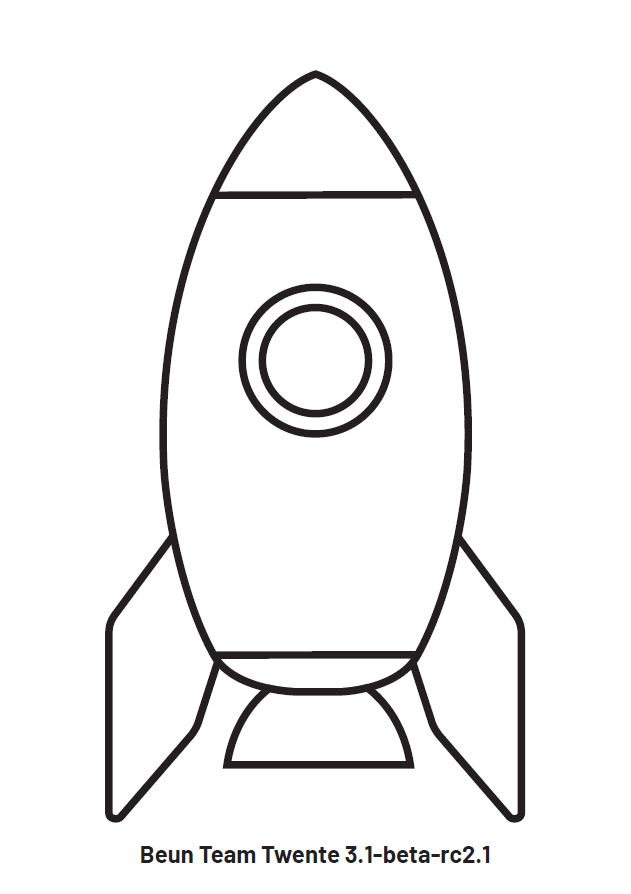
#> input picture modules/computer_vision/pics/rocket.jpg, 631 x 894 px
$ python test.py
#> lines starting #> are read from the running program, lines starting #| are printed output that depends on the picture; after the words box and inside, x2 and y2 are one past the last pixel; in counts of white or black regions, pixels touching at a corner belong together
import cv2
import numpy as np
from matplotlib import pyplot as plt

img = cv2.imread('pics/rocket.jpg', 0)
#> img: shape (894, 631); min 0, max 255, mean 241.9
kernel_size = 15
gray = cv2.GaussianBlur(img,(kernel_size, kernel_size),0)
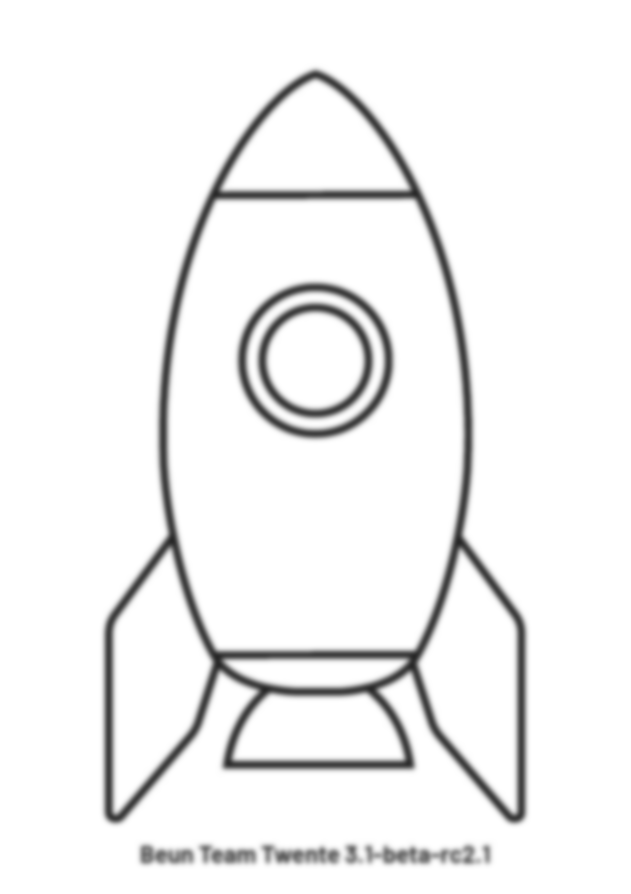
#> gray: shape (894, 631); min 38, max 255, mean 241.9

low_threshold = 100
high_threshold = 150
edges = cv2.Canny(gray, low_threshold, high_threshold)
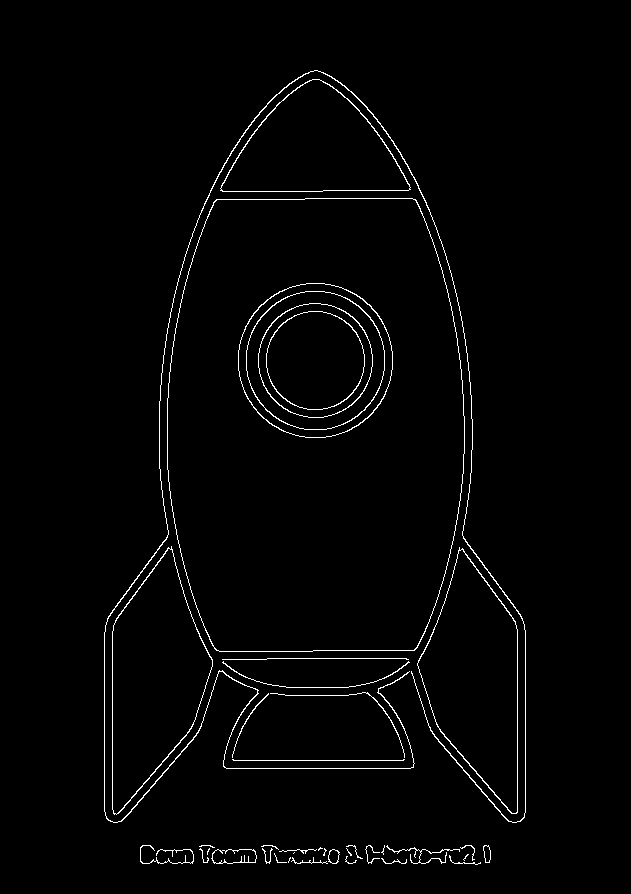
#> edges: shape (894, 631); 1.8% white in thin lines or dots, all inside (x1, y1, x2, y2) = (104, 70, 526, 865)

dst = cv2.cornerHarris(gray,2,3,0.04)
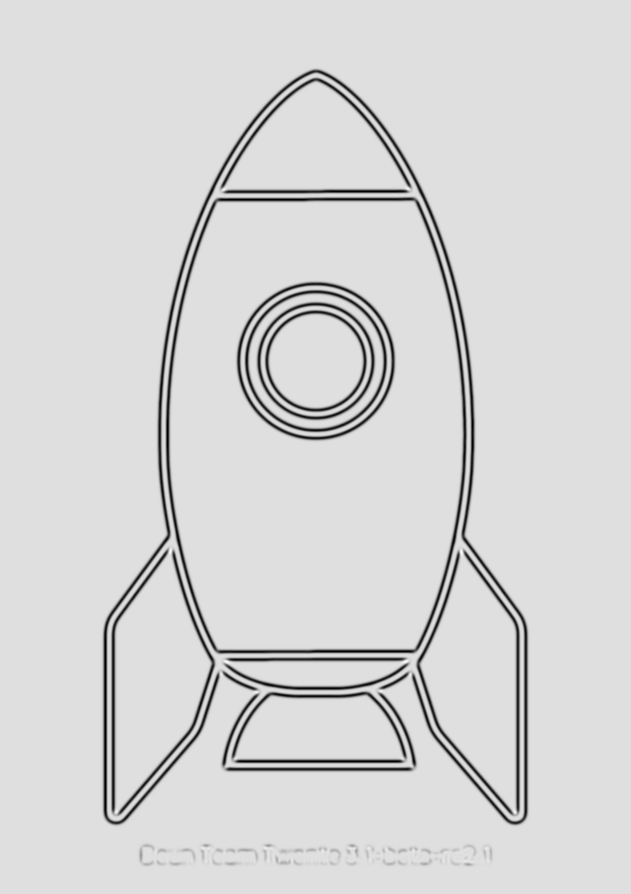
#> dst: shape (894, 631) float32; min -0.000174, max 2.48e-05, mean -7.12e-06; drawn with min black and max white
#result is dilated for marking the corners, not important
kernel = np.ones((5,5),np.uint8)
dst = cv2.dilate(dst,kernel)
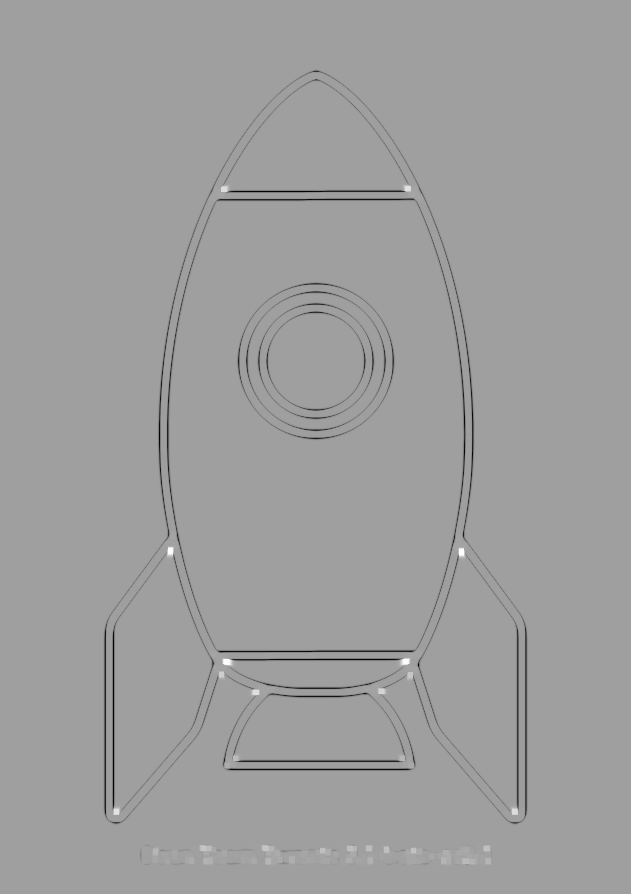
#> dst: shape (894, 631) float32; min -4.17e-05, max 2.48e-05, mean -3.96e-07; drawn with min black and max white
# Threshold for an optimal value, it may vary depending on the image.
# img[dst>0.01*dst.max()]=[0,0,255]
kernel = np.ones((5,5),np.uint8)

plt.imshow(dst,cmap = 'gray')
plt.title('Edge Image'), plt.xticks([]), plt.yticks([])
# [4 lines of commented-out code are left out]

plt.show()
